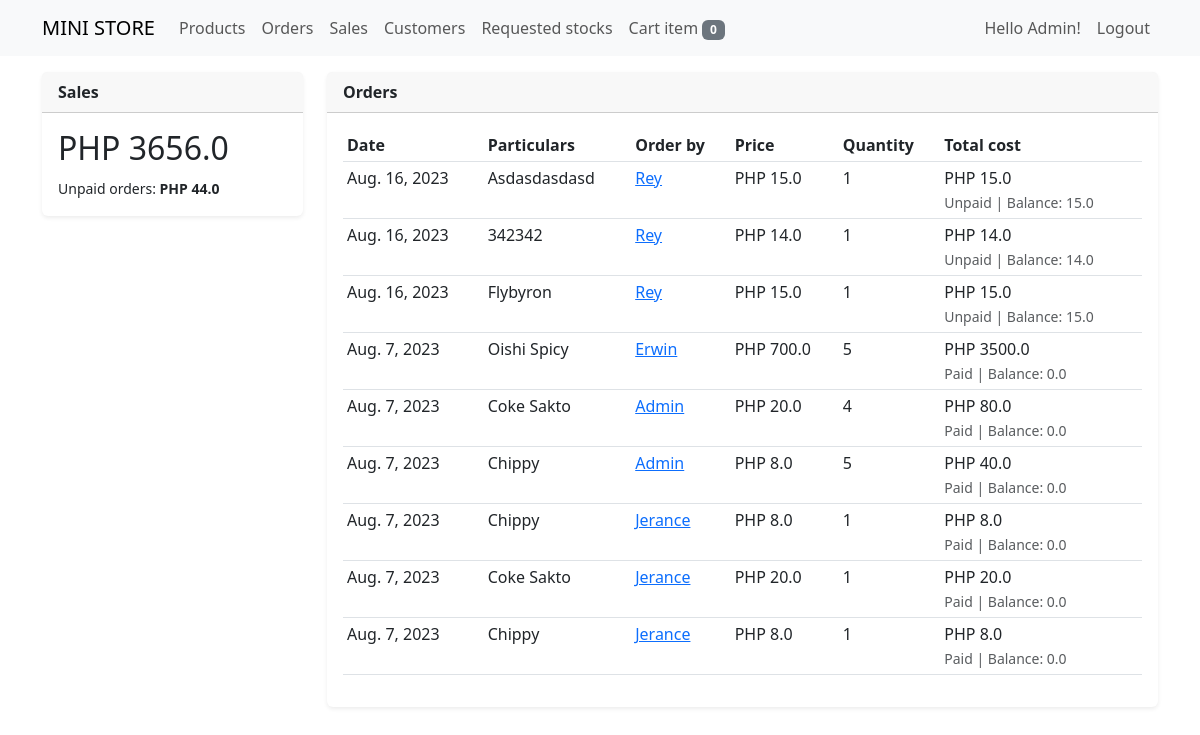
Page /sales (signed in) on the committed database.
### store/models.py (models this page shows, shortened)
class OrderTransaction(models.Model):
    order_id = models.CharField(max_length=12, unique=True)
    customer = models.ForeignKey(User, on_delete=models.CASCADE)
    product = models.ForeignKey(Product, on_delete=models.CASCADE)
    price = models.FloatField()
    quantity = models.PositiveIntegerField()
    total_amount = models.FloatField()
    is_paid = models.BooleanField(default=False)
    is_accepted = models.BooleanField(default=False)
    created = models.DateTimeField(auto_now_add=True)
    class Meta:
        ordering = ['-is_accepted','-created']
    @property
    def get_cost(self):
        cost = self.price * self.quantity
        return cost
    @property
    def balance(self):
        if not self.is_paid:
            balance = self.get_cost
        else:
            balance = 0.0
        return balance

class TimeStampedModel(models.Model):
    created = models.DateTimeField(auto_now_add=True)
    updated = models.DateTimeField(auto_now=True)
    class Meta:
        ordering = ('-updated','-created')

class Product(TimeStampedModel):
    user = models.ForeignKey(User, on_delete=models.CASCADE)
    bar_code = models.CharField(max_length=20, unique=True)
    name = models.CharField(max_length=200)
    category = models.ForeignKey(Category, on_delete=models.CASCADE, blank=True, null=True)
    cost = models.FloatField()
    price = models.FloatField()
    quantity = models.IntegerField()
    image = models.ImageField(upload_to=image_directory_path, blank=True, null=True)
    on_display = models.BooleanField(default=True, verbose_name="this product is available?")

### store/views/order_view.py (the view)
# urls.py: path('sales', sales_view, name='sales_view'),
@login_required
@permission_required("store.view_ordertransaction", raise_exception=True)
def sales_view(request):
    orders = OrderTransaction.objects.all()
    paid_orders = OrderTransaction.objects.filter(Q(is_paid=True), Q(is_accepted=True)).aggregate(total=(Sum(F('price') * F('quantity'))))
    unpaid_orders = OrderTransaction.objects.filter(Q(is_paid=False), Q(is_accepted=True)).aggregate(total=(Sum(F('price') * F('quantity'))))
    cart = Cart(request)
    cart_items = cart.__len__()
    context = {
        "title": "sales",
        "orders": orders,
        "cart_items": cart_items,
        "paid_orders": paid_orders['total'],
        "unpaid_orders": unpaid_orders['total']
    }
    return render(request, 'sales_view.html', context)

### store/cartitem.py (called while the page is built)
    def __len__(self):
        return sum(item['quantity'] for item in self.cart.values())

### store/templates/sales_view.html
{% extends 'base.html' %}
{% block content %}
<div class="row">
    <div class="col-sm-3">
        <div class="card border-0 shadow-sm mt-3">
            <div class="card-header">
                <strong>Sales</strong>
            </div>
            <div class="card-body">
                <h2>PHP {{ paid_orders }}</h2>
                <small>Unpaid orders: <b>PHP {{ unpaid_orders }}</b></small>
            </div>
        </div>
    </div>
    <div class="col-sm-9">
        <div class="card border-0 shadow-sm mt-3">
            <div class="card-header">
                <strong>Orders</strong>
            </div>
            <div class="card-body">
                <table class="table table-sm" id="myTable">
                    <thead>
                        <tr>
                            <th>Date</th>
                            <th>Particulars</th>
                            <th>Order by</th>
                            <th>Price</th>
                            <th>Quantity</th>
                            <th>Total cost</th>
                        </tr>
                    </thead>
                    <tbody>
                        {% for order in orders %}
                        <tr>
                            <td>{{ order.created|date }}</td>
                            <td>{{order.product.name|title}}</td>
                            <td>
                                <a href="">{{ order.customer.username|title }}</a></td>
                            <td>PHP {{order.price}}</td>
                            <td>{{order.quantity}}</td>
                            <td>
                                PHP {{ order.get_cost }} <br>
                                <small class="text-muted">
                                    {% if not order.is_paid %}
                                    Unpaid
                                    {% else %}
                                    Paid
                                    {% endif %}
                                    | Balance: {{ order.balance }}
                                </small>
                            </td>
                        </tr>
                        {% endfor %}
                    </tbody>
                </table>
            </div>
        </div>
    </div>
</div>
{% endblock %}

### templates/includes/navigation.html (shortened to what this page needs)
{% load crispy_forms_tags %}
<nav class="navbar navbar-expand-lg bg-body-tertiary" style="background-color: #222;">
    <div class="container">
      <a class="navbar-brand" href="{% url 'store:product_view' %}">MINI STORE</a>
      <div class="collapse navbar-collapse" id="navbarSupportedContent">
        <ul class="navbar-nav me-auto mb-2 mb-lg-0">
          <li class="nav-item">
            <a class="nav-link" aria-current="page" href="{% url 'store:product_view' %}">Products</a>
          </li>
          <li class="nav-item">
            <a class="nav-link" aria-current="page" href="{% url 'store:order_view' %}">Orders</a>
          </li>
          {% if perms.auth.view_ordertransaction %}
          <li class="nav-item">
            <a class="nav-link" aria-current="page" href="{% url 'store:sales_view' %}">Sales</a>
          </li>
          {% endif %}
          {% if perms.auth.view_user %}
          <li class="nav-item">
            <a class="nav-link" aria-current="page" href="{% url 'store:customer_view' %}">Customers</a>
          </li>
          {% endif %}
          {% if perms.store.view_itemrequest %}
          <li class="nav-item">
            <a class="nav-link" aria-current="page" href="{% url 'store:item_request_view' %}">Requested stocks</a>
          </li>
          {% endif %}
          <li class="nav-item">
            <a class="nav-link" href="{% url 'store:pos_view' %}">Cart {% if cart_items > 1 %}items <span class="badge text-bg-success"> {{ cart_items }}{% else %}item <span class="badge text-bg-secondary"> {{ cart_items }}{% endif %}</span></a>
          </li>
        </ul>
        <ul class="navbar-nav float-end mb-2 mb-lg-0">
          {% if request.user.is_authenticated %}
          <li class="nav-item">
            <span class="nav-link" aria-current="page">Hello {{request.user.username|title}}!</span>
          </li>
          <li class="nav-item">
            <a class="nav-link" aria-current="page" href="#" data-bs-toggle="modal" data-bs-target="#logoutUser">Logout</a>
          </li>
          {% endif %}
        </ul>
      </div>
    </div>
</nav>

### rows in the picture
OrderTransaction: created "Aug. 16, 2023", product.name "Asdasdasdasd", customer.username "Rey", price "15.0", quantity "1", get_cost "15.0", shows "Unpaid", balance "15.0"
OrderTransaction: created "Aug. 16, 2023", product.name "342342", customer.username "Rey", price "14.0", quantity "1", get_cost "14.0", shows "Unpaid", balance "14.0"
OrderTransaction: created "Aug. 16, 2023", product.name "Flybyron", customer.username "Rey", price "15.0", quantity "1", get_cost "15.0", shows "Unpaid", balance "15.0"
OrderTransaction: created "Aug. 7, 2023", product.name "Oishi Spicy", customer.username "Erwin", price "700.0", quantity "5", get_cost "3500.0", shows "Paid", balance "0.0"
OrderTransaction: created "Aug. 7, 2023", product.name "Coke Sakto", customer.username "Admin", price "20.0", quantity "4", get_cost "80.0", shows "Paid", balance "0.0"
OrderTransaction: created "Aug. 7, 2023", product.name "Chippy", customer.username "Admin", price "8.0", quantity "5", get_cost "40.0", shows "Paid", balance "0.0"
OrderTransaction: created "Aug. 7, 2023", product.name "Chippy", customer.username "Jerance", price "8.0", quantity "1", get_cost "8.0", shows "Paid", balance "0.0"
OrderTransaction: created "Aug. 7, 2023", product.name "Coke Sakto", customer.username "Jerance", price "20.0", quantity "1", get_cost "20.0", shows "Paid", balance "0.0"
OrderTransaction: created "Aug. 7, 2023", product.name "Chippy", customer.username "Jerance", price "8.0", quantity "1", get_cost "8.0", shows "Paid", balance "0.0"

### other values in the picture
{{ cart_items }} "0"
{{ request.user.username|title }} "Admin"
{{ paid_orders }} "3656.0"
{{ unpaid_orders }} "44.0"
